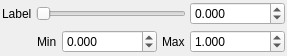
<?xml version="1.0" encoding="UTF-8"?>
<ui version="4.0">
 <class>PropertyControlRange</class>
 <widget class="QWidget" name="PropertyControlRange">
  <property name="geometry">
   <rect>
    <x>0</x>
    <y>0</y>
    <width>287</width>
    <height>56</height>
   </rect>
  </property>
  <property name="sizePolicy">
   <sizepolicy hsizetype="Preferred" vsizetype="Minimum">
    <horstretch>0</horstretch>
    <verstretch>0</verstretch>
   </sizepolicy>
  </property>
  <property name="windowTitle">
   <string>Form</string>
  </property>
  <layout class="QVBoxLayout" name="verticalLayout">
   <property name="spacing">
    <number>5</number>
   </property>
   <property name="margin">
    <number>2</number>
   </property>
   <item>
    <widget class="QWidget" name="mContentArea" native="true">
     <property name="sizePolicy">
      <sizepolicy hsizetype="Preferred" vsizetype="Minimum">
       <horstretch>0</horstretch>
       <verstretch>0</verstretch>
      </sizepolicy>
     </property>
     <property name="minimumSize">
      <size>
       <width>0</width>
       <height>22</height>
      </size>
     </property>
     <layout class="QVBoxLayout" name="verticalLayout_2">
      <property name="spacing">
       <number>4</number>
      </property>
      <property name="margin">
       <number>0</number>
      </property>
      <item>
       <layout class="QHBoxLayout" name="mLayoutSlider">
        <property name="sizeConstraint">
         <enum>QLayout::SetMinimumSize</enum>
        </property>
        <item>
         <widget class="QLabel" name="mLabel">
          <property name="text">
           <string>Label</string>
          </property>
         </widget>
        </item>
        <item>
         <widget class="QSlider" name="mValueSlider">
          <property name="orientation">
           <enum>Qt::Horizontal</enum>
          </property>
         </widget>
        </item>
        <item>
         <widget class="QDoubleSpinBox" name="mValue">
          <property name="decimals">
           <number>3</number>
          </property>
          <property name="minimum">
           <double>-10000000.000000000000000</double>
          </property>
          <property name="maximum">
           <double>10000000.000000000000000</double>
          </property>
          <property name="singleStep">
           <double>0.250000000000000</double>
          </property>
         </widget>
        </item>
       </layout>
      </item>
      <item>
       <widget class="QWidget" name="mExtendedContentArea" native="true">
        <layout class="QVBoxLayout" name="verticalLayout_3">
         <property name="spacing">
          <number>0</number>
         </property>
         <property name="margin">
          <number>0</number>
         </property>
         <item>
          <layout class="QHBoxLayout" name="mLayoutMinMax">
           <property name="spacing">
            <number>5</number>
           </property>
           <property name="sizeConstraint">
            <enum>QLayout::SetMinimumSize</enum>
           </property>
           <item>
            <spacer name="horizontalSpacer_2">
             <property name="orientation">
              <enum>Qt::Horizontal</enum>
             </property>
             <property name="sizeHint" stdset="0">
              <size>
               <width>40</width>
               <height>20</height>
              </size>
             </property>
            </spacer>
           </item>
           <item>
            <widget class="QLabel" name="label">
             <property name="text">
              <string>Min</string>
             </property>
            </widget>
           </item>
           <item>
            <widget class="QDoubleSpinBox" name="mValueMin">
             <property name="decimals">
              <number>3</number>
             </property>
             <property name="minimum">
              <double>-10000000.000000000000000</double>
             </property>
             <property name="maximum">
              <double>10000000.000000000000000</double>
             </property>
             <property name="singleStep">
              <double>0.500000000000000</double>
             </property>
            </widget>
           </item>
           <item>
            <widget class="QLabel" name="label_2">
             <property name="text">
              <string>Max</string>
             </property>
            </widget>
           </item>
           <item>
            <widget class="QDoubleSpinBox" name="mValueMax">
             <property name="decimals">
              <number>3</number>
             </property>
             <property name="minimum">
              <double>-10000000.000000000000000</double>
             </property>
             <property name="maximum">
              <double>1000000.000000000000000</double>
             </property>
             <property name="singleStep">
              <double>0.500000000000000</double>
             </property>
             <property name="value">
              <double>1.000000000000000</double>
             </property>
            </widget>
           </item>
          </layout>
         </item>
        </layout>
       </widget>
      </item>
     </layout>
    </widget>
   </item>
  </layout>
 </widget>
 <resources/>
 <connections/>
</ui>
